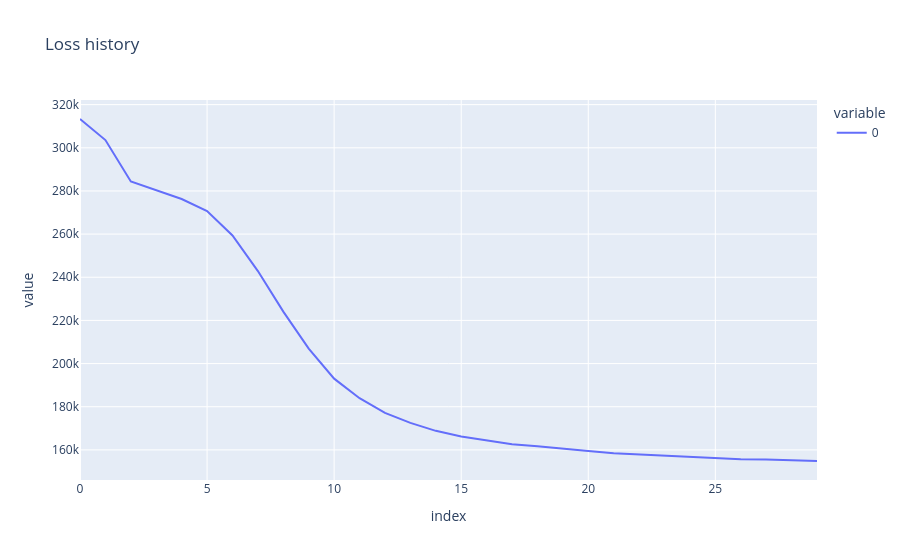
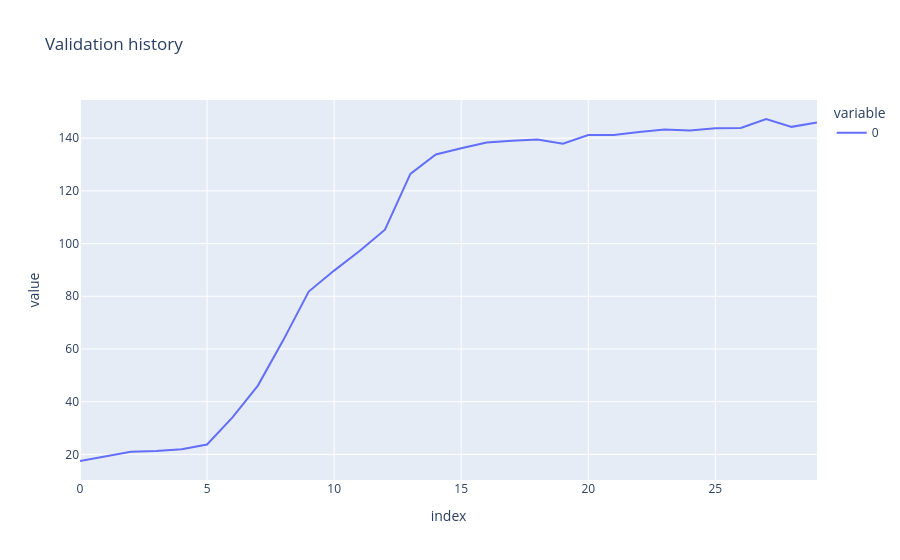

Here is the notebook cell these charts were saved with, in order:
### Code cell
px.line(loss_history.detach().cpu().numpy(), title="Loss history").show()
px.line(validation_history.detach().cpu().numpy(), title="Validation history").show()

### Figure 1 — Plotly figure (JSON) as saved in the notebook; plotly's stock layout.template omitted (floating-point values rounded to 4 significant figures)
{"data": [{"hovertemplate": "variable=0<br>index=%{x}<br>value=%{y}<extra></extra>", "legendgroup": "0", "line": {"color": "#636efa", "dash": "solid"}, "marker": {"symbol": "circle"}, "mode": "lines", "name": "0", "orientation": "v", "showlegend": true, "type": "scatter", "x": [0, 1, 2, 3, 4, 5, 6, 7, 8, 9, 10, 11, 12, 13, 14, 15, 16, 17, 18, 19, 20, 21, 22, 23, 24, 25, 26, 27, 28, 29], "xaxis": "x", "y": [313300.0, 303600.0, 284400.0, 280500.0, 276300.0, 270700.0, 259300.0, 242900.0, 224100.0, 206900.0, 193000.0, 183900.0, 177163, 172500.0, 168800.0, 166221, 164300.0, 162600.0, 161700.0, 160400.0, 159500.0, 158500.0, 157900.0, 157300.0, 156900.0, 156400.0, 155700.0, 155500.0, 155200.0, 154800.0], "yaxis": "y"}], "layout": {"legend": {"title": {"text": "variable"}, "tracegroupgap": 0}, "title": {"text": "Loss history"}, "xaxis": {"anchor": "y", "domain": [0, 1], "title": {"text": "index"}}, "yaxis": {"anchor": "x", "domain": [0, 1], "title": {"text": "value"}}}}

### Figure 2 — Plotly figure (JSON) as saved in the notebook; plotly's stock layout.template omitted (floating-point values rounded to 4 significant figures)
{"data": [{"hovertemplate": "variable=0<br>index=%{x}<br>value=%{y}<extra></extra>", "legendgroup": "0", "line": {"color": "#636efa", "dash": "solid"}, "marker": {"symbol": "circle"}, "mode": "lines", "name": "0", "orientation": "v", "showlegend": true, "type": "scatter", "x": [0, 1, 2, 3, 4, 5, 6, 7, 8, 9, 10, 11, 12, 13, 14, 15, 16, 17, 18, 19, 20, 21, 22, 23, 24, 25, 26, 27, 28, 29], "xaxis": "x", "y": [17.49, 19.36, 21.04, 21.27, 21.98, 23.75, 34.04, 46.11, 63.37, 81.78, 89.74, 97.14, 105.3, 126.5, 133.8, 136.2, 138.4, 139.0, 139.5, 137.9, 141.2, 141.2, 142.4, 143.2, 142.9, 143.7, 143.9, 147.3, 144.3, 145.9], "yaxis": "y"}], "layout": {"legend": {"title": {"text": "variable"}, "tracegroupgap": 0}, "title": {"text": "Validation history"}, "xaxis": {"anchor": "y", "domain": [0, 1], "title": {"text": "index"}}, "yaxis": {"anchor": "x", "domain": [0, 1], "title": {"text": "value"}}}}
